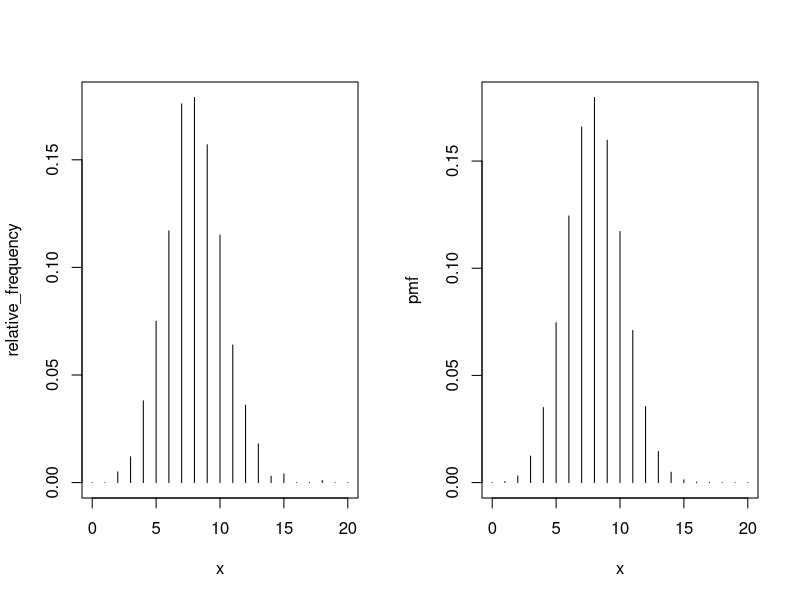
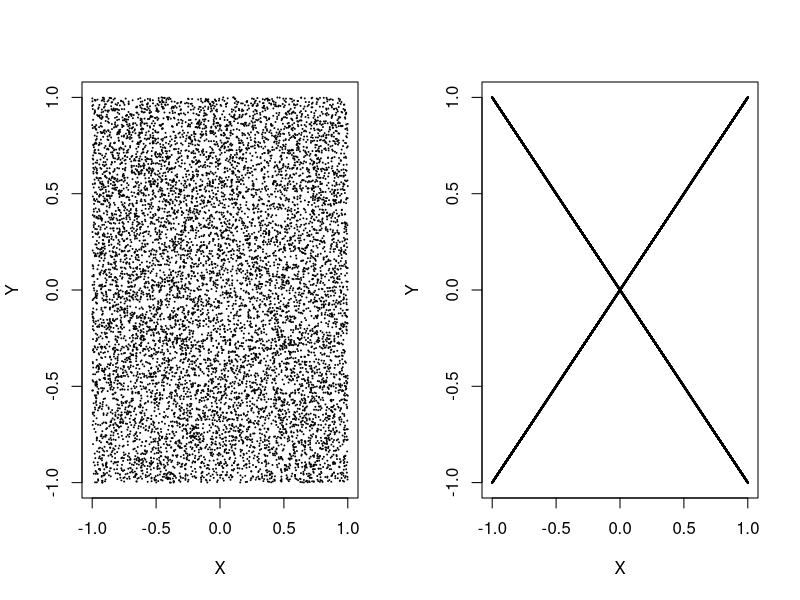
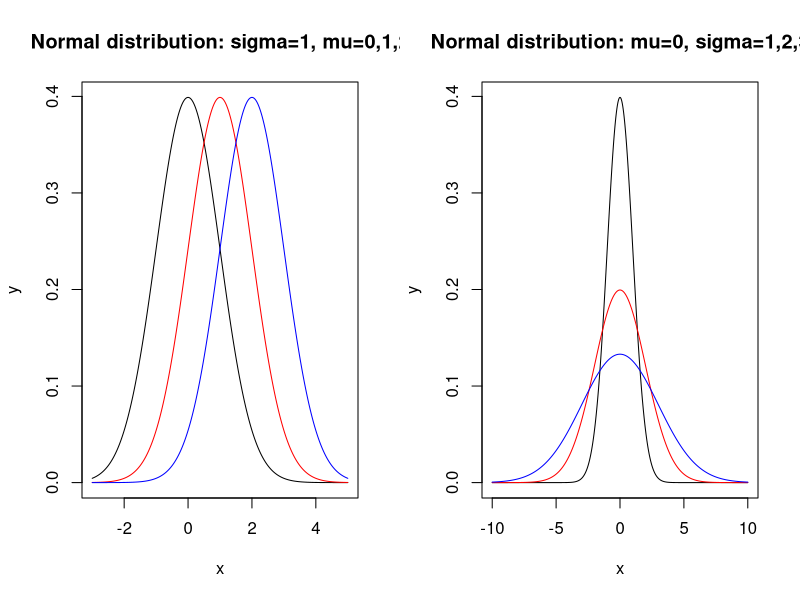
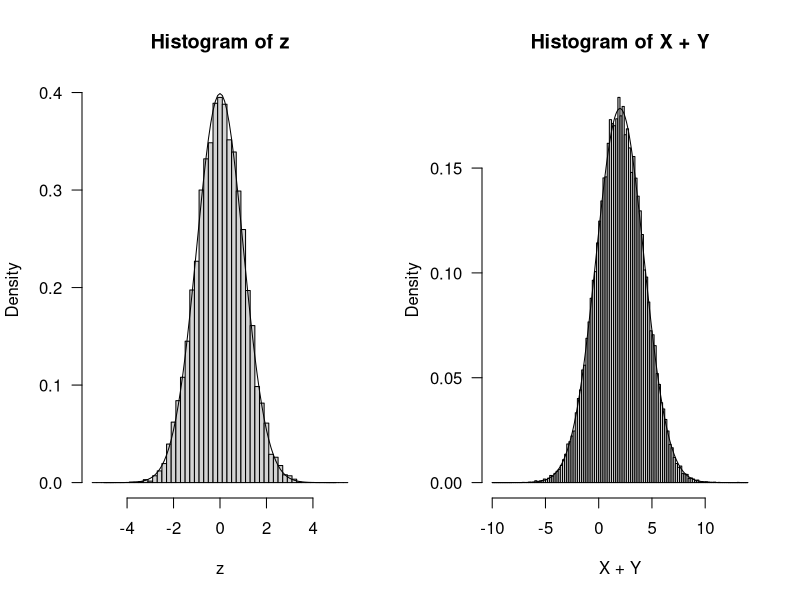
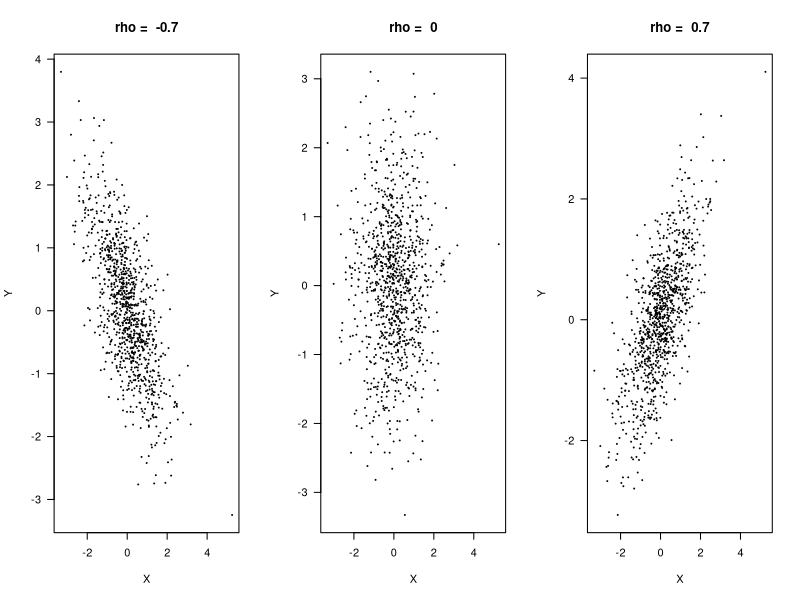
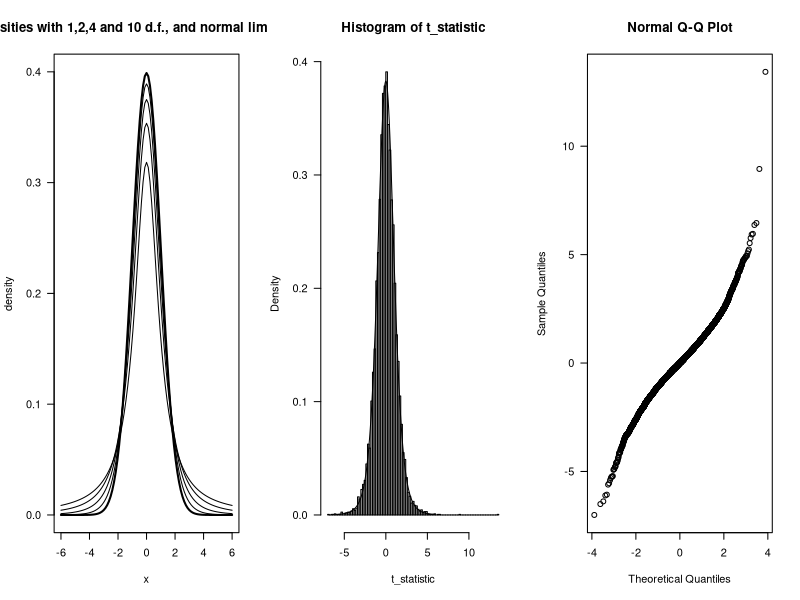
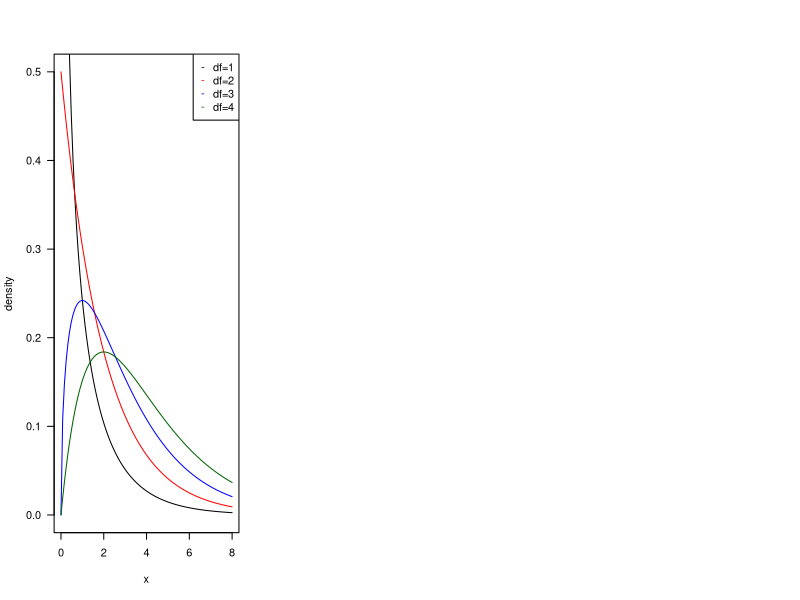
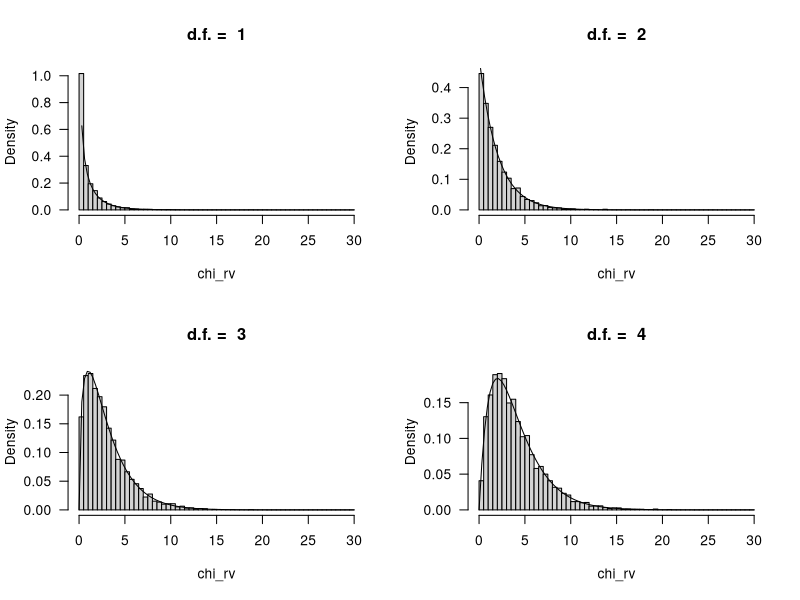

R code for these plots, in order:
## ---- chunk 1
var(runif(100000))  # approximately 1/12
## ---- chunk 2
rBernoulli <- function(p = 0.5){
  if(runif(1) < p ) 1
  else 0
}
rBernoulli()
## ---- chunk 3
rBernoulli <- function(p = 0.5) as.integer(runif(1) < p) # TRUE -> 1, FALSE -> 0
rBernoulli()
## ---- chunk 4
# generate multiple samples
rBernoulli <- function(n, p = 0.5) as.integer(runif(n) < p)
rBernoulli(n = 100, p = 0.9)
## ---- chunk 5
my_rbinom <- function(n, size, prob){
  sapply(1:n, function(x) sum(rBernoulli(size, prob)))  # x is a dummy variable
}
## ---- chunk 6
my_rbinom(10, 5, 0.6)
## ---- chunk 7
N <- 1000; n <- 20; p <- 0.4

frequency <- table(factor(my_rbinom(N, n, p), levels = 0:n))
relative_frequency <- as.numeric(frequency/N)

x <- 0:n; pmf <- dbinom(x, n, p)

par(mfrow=c(1,2))
plot(x, relative_frequency, 'h')
plot(x, pmf, 'h')
## ---- chunk 8
n <- 10000
X <- runif(n, -1, 1)
Y <- runif(n, -1, 1)
plot(X,Y, cex=0.1) # check scatter plot
## ---- chunk 9
n <- 50000
X <- runif(n, -1, 1)
Z <- runif(n, -1, 1)
Y <- sign(Z)*abs(X)
cor(X,Y)   # correlation coefficient is almost 0
## ---- chunk 10
plot(X,Y, cex=0.1) # check scatter plot
## ---- chunk 11
pnorm(1.96, lower.tail=TRUE)
## ---- chunk 12
pnorm(1.96, lower.tail=FALSE)
## ---- chunk 13
qnorm(0.975, 0, 1)
## ---- chunk 14
x <- seq(-3, 5, 0.01)
plot(x, dnorm(x, 0, 1), type="l", xlab="x", ylab="y",  xlim=c(-3,5))
lines(x, dnorm(x, 1, 1), col="red")
lines(x, dnorm(x, 2, 1), col="blue")
title("Normal distribution: sigma=1, mu=0,1,2")
## ---- chunk 15
x <- seq(-10, 10, 0.01)
plot(x, dnorm(x, 0, 1), type="l", xlab="x", ylab="y",  xlim=c(-10,10))
lines(x, dnorm(x, 0, 2), col="red")
lines(x, dnorm(x, 0, 3), col="blue")
title("Normal distribution: mu=0, sigma=1,2,3")

## ---- chunk 16
z<-rnorm(10000)
par(las=1)
hist(z, breaks = seq(-5.5, 5.5, 0.2), freq = FALSE)
phi <- function(x) exp(-x^2/2)/sqrt(2*pi)
x <- seq(-5,5,0.1)
lines(x, phi(x))  # or lines(x, dnorm(x))
## ---- chunk 17
mu1 <-1; mu2 <-1
sigma1 <- 1; sigma2 <- 2
X <- rnorm(50000, mu1, sigma1)
Y <- rnorm(50000, mu2, sigma2)

hist(X + Y, breaks=seq(-10,14,.2), freq=FALSE)

x <- seq(-10, 14, 0.1)
lines(x, dnorm(x, mu1 + mu2, sqrt(sigma1^2 + sigma2^2)))
## ---- chunk 18
Z1 <- rnorm(1000)
Z2 <- rnorm(1000)

par(mfrow=c(1,3))
rhos <- c(-0.7,0,0.7)
for (rho in rhos){
  X <- Z1
  Y <- rho * Z1 + sqrt(1 - rho^2) * Z2
  plot(X,Y, cex=0.2)
  title(paste("rho = ", rho))
}
## ---- chunk 19
for (rho in rhos){
  X <- Z1
  Y <- rho * Z1 + sqrt(1 - rho^2) * Z2
  cat("When rho is ", rho, " the variance of X+Y is :",  var(X+Y), "\n")
}
## ---- chunk 20
sample_size <- 100  # sample size for each statistic
N <- 10000   # number of simulation

mu <- 3; sigma <- 2

X_bar <- S2 <- numeric(N)  #preallocation

for(i in 1:N){
  rns <- rnorm(sample_size, mu, sigma)    # random normal sample
  X_bar[i] <- mean(rns)
  S2[i] <- var(rns)
}

cat("The correlation between X_bar and S^2 is", cor(X_bar, S2), "\n")
## ---- chunk 21
curve(dt(x, df=1), from=-6, to=6, ylab="density", ylim=c(0,0.4))
curve(dt(x, df=2), add = TRUE)
curve(dt(x, df=4), add = TRUE)
curve(dt(x, df=10), add = TRUE)
curve(dnorm(x), lwd=2, add= TRUE)
title("t densities with 1,2,4 and 10 d.f., and normal limit in bold")
## ---- chunk 22
mu <- 5
sigma <- 3
n <- 7     # sample size for each simulation
N <- 10000   # simulation number
t_statistic <- numeric(N)


# t_statistic is a vector of length N
t_statistic <- sapply(1:N, function(i) { # i is dummy variable
  rsample <- rnorm(n, mu, sigma)
  (mean(rsample) - mu)/(sd(rsample)/sqrt(n)) 
})


hist(t_statistic, breaks = seq(min(t_statistic),max(t_statistic)+0.2,0.2), 
     probability=TRUE)

x <- seq(-6,6,0.01)
lines(x, dt(x, n-1))
## ---- chunk 23
qqnorm(t_statistic)
## ---- chunk 24
curve(dchisq(x, df=1), from=0, to=8, ylab="density", ylim=c(0,0.5))
curve(dchisq(x, df=2), col="red", add = TRUE)
curve(dchisq(x, df=3), col="blue", add = TRUE)
curve(dchisq(x, df=4), col="darkgreen", add = TRUE)
legend("topright", c("df=1", "df=2", "df=3", "df=4"),  pch="----", col=c("black","red","blue","darkgreen"))

## ---- chunk 25
dfs <- c(1,2,3,4)
N <- 5000

par(mfrow=c(2,2))

for (df in dfs){
  
  chi_rv <- numeric(N)
  
  for (i in 1:df) chi_rv <- chi_rv + rnorm(N)^2
  
  hist(chi_rv, breaks=seq(0, 30, 0.5), freq=FALSE, main=paste("d.f. = ", df))
  
  curve(dchisq(x, df), add=TRUE)
}

## ---- chunk 26
sample_size <- 100  # sample size for each statistic
N <- 10000   # number of simulation

dof <- 10

X_bar <- S2 <- numeric(N)  #preallocation

for(i in 1:N){
  
  chi_rv <- rchisq(sample_size, dof)    # 카이제곱분포가 모집단이라면
  
  X_bar[i] <- mean(chi_rv)
  
  S2[i] <- var(chi_rv)
  
}

cat("The correlation between X_bar and S^2 is ", cor(X_bar, S2), "\n")
## ---- chunk 27

# Generate a sample from the Cauchy distribution
sample_size <- 10000
cauchy_sample <- rcauchy(sample_size)

sample_mean <- mean(cauchy_sample)

print(paste("Sample mean:", sample_mean))

## ---- chunk 28
x = seq(0,8,0.01)
plot(x, dexp(x, rate=2), type="l", ylab="f(x)", col=1)
lines(x, dexp(x, rate=1) , col=2)
lines(x, dexp(x, rate=0.5), col=3)
legend("topright", c("lambda = 2", "lambda = 1", "lambda = 0.5"), col=c(1,2,3), lty = c(1,1,1))

## ---- chunk 29
x = seq(0,8,0.01)
plot(x, pexp(x, rate=2), type="l", ylab="f(x)", col=1)
lines(x, pexp(x, rate=1) , col=2)
lines(x, pexp(x, rate=0.5), col=3)
legend("bottomright", c("lambda = 2", "lambda = 1", "lambda = 0.5"), col=c(1,2,3), lty = c(1,1,1))

## ---- chunk 30
X <- rexp(100000, rate = 0.5)
Y <- rchisq(100000, df = 2)

par(mfrow = c(1,2))
hist(X, freq=FALSE, breaks=20, main="Exponential, lambda=0.5")
hist(Y, freq=FALSE, breaks=20, main="Chi-square, df=2")
## ---- chunk 31
(lambda <- log(2)/(4.47*10^9))
## ---- chunk 32
n <- 1000000
y <- rexp(n, rate = 0.1)
larger_4 <- y[y > 4]
(ratio1 <- length(larger_4)/n)
## ---- chunk 33
larger_8 <- y[y > 8]
larger_12 <- y[y > 12]

(ratio2 <- length(larger_12)/length(larger_8))

## ---- chunk 34
Nsim <- 10000       #number of random variables
U <- runif(Nsim)
X <- -log(U)        #transforms of uniforms
Y <- rexp(Nsim)     #exponentials from R

par(mfrow=c(1,2))   #plots
hist(X, freq=FALSE, main="Exp from Uniform")
hist(Y, freq=FALSE, main="Exp from R")
## ---- chunk 35
x=seq(0,4,0.001)

## m * lambda x^(m-1))
curve(2*x, from=0, to=4, ylab="hazard function")
lines(x, 2.5*x^(1.5))
lines(x, 0.5*x^(-0.5))
lines(x, 1.5*x^0.5)
lines(x, rep(1,length(x)))

text(2.3, 6.99, "m>2")
text(3, 5.2, "m=2")
text(2.5, 2.65, "1<m<2")
text(3.5, 1.3, "m=1")
text(3, 0.52, "m<1")
## ---- chunk 36
par(mfrow=c(3,1))
curve(dweibull(x, shape=0.5, scale=2^(-1/0.5)), from=0, to=4, ylab="f(x)", lwd=3)
text(2,2,"Weibull(2,0.5) density")
curve(dweibull(x, shape=1.5, scale=2^(-1/1.5)), from=0, to=4, ylab="f(x)", lwd=3)
text(2,0.6,"Weibull(2,1.5) density")
curve(dweibull(x, shape=3, scale=2^(-1/3)), from=0, to=4, ylab="f(x)", lwd=3)
text(2,0.8,"Weibull(2,3) density")

## ---- chunk 37
alpha <- 1/1000000
m <- 3
lambda <- alpha/3
pweibull(50, shape = m, scale = lambda^(-1/m))
